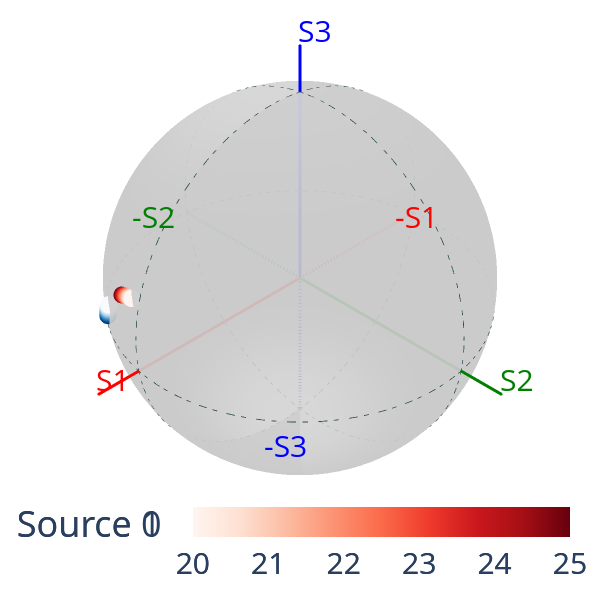

The code cell stored with this chart in its notebook:
### Code cell
Ei = Jones_vector("Source 0"); Ei.linear_light(azimuth = 10*degrees, amplitude=1)
J0 = Jones_matrix("J0"); J0.from_matrix(J0arr)
J1 = Jones_matrix("J1"); J1.from_matrix(J1arr)
E0 = J0 * Ei; E1 = J1 * Ei
S0 = Stokes("Source 0"); S0.from_Jones(E0)
S1 = Stokes("Source 1"); S1.from_Jones(E1)

fig0 = pty.subplots.make_subplots(rows=1, cols=1, specs=[[{'type':'surface'}]])
S0.draw_poincare(fig=fig0, draw_axes=True, colormap='blues', param=T0arr, show_fig=False)
S1.draw_poincare(fig=fig0, draw_axes=True, colormap='reds', param=T0arr, show_fig=False)
fig0.show()

### Figure 1 — Plotly figure (JSON) as saved in the notebook; plotly's stock layout.template omitted (floating-point values rounded to 4 significant figures; data arrays with more than 128 entries replaced by an {"elided": "..."} marker saying what was removed)
{"data": [{"hoverinfo": "skip", "line": {"color": "red", "width": 6}, "marker": {"size": 1}, "name": "S1", "scene": "scene", "type": "scatter3d", "x": [0, 1.2], "y": [0, 0], "z": [0, 0]}, {"hoverinfo": "skip", "line": {"color": "red", "dash": "dash", "width": 6}, "marker": {"size": 1}, "name": "-S1", "scene": "scene", "type": "scatter3d", "x": [0, -1.2], "y": [0, 0], "z": [0, 0]}, {"hoverinfo": "skip", "line": {"color": "green", "width": 6}, "marker": {"size": 1}, "name": "S2", "scene": "scene", "type": "scatter3d", "x": [0, 0], "y": [0, 1.2], "z": [0, 0]}, {"hoverinfo": "skip", "line": {"color": "green", "dash": "dash", "width": 6}, "marker": {"size": 1}, "name": "-S2", "scene": "scene", "type": "scatter3d", "x": [0, 0], "y": [0, -1.2], "z": [0, 0]}, {"hoverinfo": "skip", "line": {"color": "blue", "width": 6}, "marker": {"size": 1}, "name": "S3", "scene": "scene", "type": "scatter3d", "x": [0, 0], "y": [0, 0], "z": [0, 1.2]}, {"hoverinfo": "skip", "line": {"color": "blue", "dash": "dash", "width": 6}, "marker": {"size": 1}, "name": "-S3", "scene": "scene", "type": "scatter3d", "x": [0, 0], "y": [0, 0], "z": [0, -1.2]}, {"line": {"color": "darkslategrey", "dash": "dashdot", "width": 2}, "mode": "lines", "name": "S3=0", "scene": "scene", "type": "scatter3d", "x": {"elided": "361 float values"}, "y": {"elided": "361 float values"}, "z": {"elided": "361 float values"}}, {"line": {"color": "darkslategrey", "dash": "dashdot", "width": 2}, "mode": "lines", "name": "S2=0", "scene": "scene", "type": "scatter3d", "x": {"elided": "361 float values"}, "y": {"elided": "361 float values"}, "z": {"elided": "361 float values"}}, {"line": {"color": "darkslategrey", "dash": "dashdot", "width": 2}, "mode": "lines", "name": "S1=0", "scene": "scene", "type": "scatter3d", "x": {"elided": "361 float values"}, "y": {"elided": "361 float values"}, "z": {"elided": "361 float values"}}, {"cmax": 1, "cmin": 0, "colorscale": [[0, "rgb(255,255,255)"], [0.125, "rgb(240,240,240)"], [0.25, "rgb(217,217,217)"], [0.375, "rgb(189,189,189)"], [0.5, "rgb(150,150,150)"], [0.625, "rgb(115,115,115)"], [0.75, "rgb(82,82,82)"], [0.875, "rgb(37,37,37)"], [1, "rgb(0,0,0)"]], "customdata": [], "hovertemplate": "S1: %{x:.3f}<br>S2: %{y:.3f}<br>S3: %{z:.3f}<br>Parameter: %{customdata:.3f}", "lighting": {"ambient": 0.9, "diffuse": 0, "fresnel": 0.2, "roughness": 0.5, "specular": 0.05}, "name": "Sphere", "opacity": 0.7, "scene": "scene", "showlegend": false, "showscale": false, "surfacecolor": {"elided": "100x100 float values"}, "type": "surface", "x": {"elided": "100x100 float values"}, "y": {"elided": "100x100 float values"}, "z": {"elided": "100x100 float values"}}, {"customdata": [], "hovertemplate": "S1: %{x:.3f}<br>S2: %{y:.3f}<br>S3: %{z:.3f}<br>Parameter: %{customdata:.3f}", "marker": {"color": [20.0, 20.5, 21.0, 21.5, 22.0, 22.5, 23.0, 23.5, 24.0, 24.5, 25.0], "colorbar": {"orientation": "h", "tickfont": {"size": 30}, "ticklabelposition": "outside bottom", "title": {"text": "Source 0"}, "y": -0.1}, "colorscale": [[0, "rgb(247,251,255)"], [0.125, "rgb(222,235,247)"], [0.25, "rgb(198,219,239)"], [0.375, "rgb(158,202,225)"], [0.5, "rgb(107,174,214)"], [0.625, "rgb(66,146,198)"], [0.75, "rgb(33,113,181)"], [0.875, "rgb(8,81,156)"], [1, "rgb(8,48,107)"]], "size": 10}, "mode": "markers", "name": "Source 0", "scene": "scene", "type": "scatter3d", "x": [0.9397, 0.9397, 0.9397, 0.9397, 0.9397, 0.9397, 0.9397, 0.9397, 0.9397, 0.9397, 0.9397], "y": [-0.2937, -0.2984, -0.3028, -0.307, -0.3109, -0.3146, -0.3181, -0.3213, -0.3242, -0.327, -0.3294], "z": [0.1752, 0.1671, 0.159, 0.1507, 0.1424, 0.1341, 0.1257, 0.1173, 0.1089, 0.1004, 0.0919]}, {"hoverinfo": "skip", "line": {"color": "red", "width": 6}, "marker": {"size": 1}, "name": "S1", "scene": "scene", "type": "scatter3d", "x": [0, 1.2], "y": [0, 0], "z": [0, 0]}, {"hoverinfo": "skip", "line": {"color": "red", "dash": "dash", "width": 6}, "marker": {"size": 1}, "name": "-S1", "scene": "scene", "type": "scatter3d", "x": [0, -1.2], "y": [0, 0], "z": [0, 0]}, {"hoverinfo": "skip", "line": {"color": "green", "width": 6}, "marker": {"size": 1}, "name": "S2", "scene": "scene", "type": "scatter3d", "x": [0, 0], "y": [0, 1.2], "z": [0, 0]}, {"hoverinfo": "skip", "line": {"color": "green", "dash": "dash", "width": 6}, "marker": {"size": 1}, "name": "-S2", "scene": "scene", "type": "scatter3d", "x": [0, 0], "y": [0, -1.2], "z": [0, 0]}, {"hoverinfo": "skip", "line": {"color": "blue", "width": 6}, "marker": {"size": 1}, "name": "S3", "scene": "scene", "type": "scatter3d", "x": [0, 0], "y": [0, 0], "z": [0, 1.2]}, {"hoverinfo": "skip", "line": {"color": "blue", "dash": "dash", "width": 6}, "marker": {"size": 1}, "name": "-S3", "scene": "scene", "type": "scatter3d", "x": [0, 0], "y": [0, 0], "z": [0, -1.2]}, {"line": {"color": "darkslategrey", "dash": "dashdot", "width": 2}, "mode": "lines", "name": "S3=0", "scene": "scene", "type": "scatter3d", "x": {"elided": "361 float values"}, "y": {"elided": "361 float values"}, "z": {"elided": "361 float values"}}, {"line": {"color": "darkslategrey", "dash": "dashdot", "width": 2}, "mode": "lines", "name": "S2=0", "scene": "scene", "type": "scatter3d", "x": {"elided": "361 float values"}, "y": {"elided": "361 float values"}, "z": {"elided": "361 float values"}}, {"line": {"color": "darkslategrey", "dash": "dashdot", "width": 2}, "mode": "lines", "name": "S1=0", "scene": "scene", "type": "scatter3d", "x": {"elided": "361 float values"}, "y": {"elided": "361 float values"}, "z": {"elided": "361 float values"}}, {"cmax": 1, "cmin": 0, "colorscale": [[0, "rgb(255,255,255)"], [0.125, "rgb(240,240,240)"], [0.25, "rgb(217,217,217)"], [0.375, "rgb(189,189,189)"], [0.5, "rgb(150,150,150)"], [0.625, "rgb(115,115,115)"], [0.75, "rgb(82,82,82)"], [0.875, "rgb(37,37,37)"], [1, "rgb(0,0,0)"]], "customdata": [], "hovertemplate": "S1: %{x:.3f}<br>S2: %{y:.3f}<br>S3: %{z:.3f}<br>Parameter: %{customdata:.3f}", "lighting": {"ambient": 0.9, "diffuse": 0, "fresnel": 0.2, "roughness": 0.5, "specular": 0.05}, "name": "Sphere", "opacity": 0.7, "scene": "scene", "showlegend": false, "showscale": false, "surfacecolor": {"elided": "100x100 float values"}, "type": "surface", "x": {"elided": "100x100 float values"}, "y": {"elided": "100x100 float values"}, "z": {"elided": "100x100 float values"}}, {"customdata": [], "hovertemplate": "S1: %{x:.3f}<br>S2: %{y:.3f}<br>S3: %{z:.3f}<br>Parameter: %{customdata:.3f}", "marker": {"color": [20.0, 20.5, 21.0, 21.5, 22.0, 22.5, 23.0, 23.5, 24.0, 24.5, 25.0], "colorbar": {"orientation": "h", "tickfont": {"size": 30}, "ticklabelposition": "outside bottom", "title": {"text": "Source 1"}, "y": -0.1}, "colorscale": [[0, "rgb(255,245,240)"], [0.125, "rgb(254,224,210)"], [0.25, "rgb(252,187,161)"], [0.375, "rgb(252,146,114)"], [0.5, "rgb(251,106,74)"], [0.625, "rgb(239,59,44)"], [0.75, "rgb(203,24,29)"], [0.875, "rgb(165,15,21)"], [1, "rgb(103,0,13)"]], "size": 10}, "mode": "markers", "name": "Source 1", "scene": "scene", "type": "scatter3d", "x": [0.9397, 0.9397, 0.9397, 0.9397, 0.9397, 0.9397, 0.9397, 0.9397, 0.9397, 0.9397, 0.9397], "y": [-0.05575, -0.06487, -0.07387, -0.08276, -0.09152, -0.1002, -0.1087, -0.117, -0.1253, -0.1334, -0.1414], "z": [0.3374, 0.3358, 0.3339, 0.3319, 0.3295, 0.327, 0.3243, 0.3214, 0.3182, 0.3149, 0.3114]}], "layout": {"height": 600, "margin": {"b": 20, "l": 20, "r": 20, "t": 20}, "scene": {"annotations": [{"font": {"color": "red", "size": 30}, "showarrow": false, "text": "S1", "x": 1.2, "xshift": 15, "y": 0, "yshift": 15, "z": 0}, {"font": {"color": "red", "size": 30}, "showarrow": false, "text": "-S1", "x": -1.2, "xshift": -15, "y": 0, "yshift": -15, "z": 0}, {"font": {"color": "green", "size": 30}, "showarrow": false, "text": "S2", "x": 0, "xshift": 15, "y": 1.2, "yshift": 15, "z": 0}, {"font": {"color": "green", "size": 30}, "showarrow": false, "text": "-S2", "x": 0, "xshift": -15, "y": -1.2, "yshift": -15, "z": 0}, {"font": {"color": "blue", "size": 30}, "showarrow": false, "text": "S3", "x": 0, "xshift": 15, "y": 0, "yshift": 15, "z": 1.2}, {"font": {"color": "blue", "size": 30}, "showarrow": false, "text": "-S3", "x": 0, "xshift": -15, "y": 0, "yshift": -15, "z": -1.2}], "camera": {"center": {"x": 0, "y": 0, "z": 0}, "eye": {"x": 0.75, "y": 0.75, "z": 0.75}, "up": {"x": 0, "y": 0, "z": 1}}, "domain": {"x": [0, 1], "y": [0, 1]}, "xaxis": {"showbackground": false, "showgrid": false, "visible": false, "zeroline": false}, "yaxis": {"showbackground": false, "showgrid": false, "visible": false, "zeroline": false}, "zaxis": {"showbackground": false, "showgrid": false, "visible": false, "zeroline": false}}, "showlegend": false, "width": 600}}
